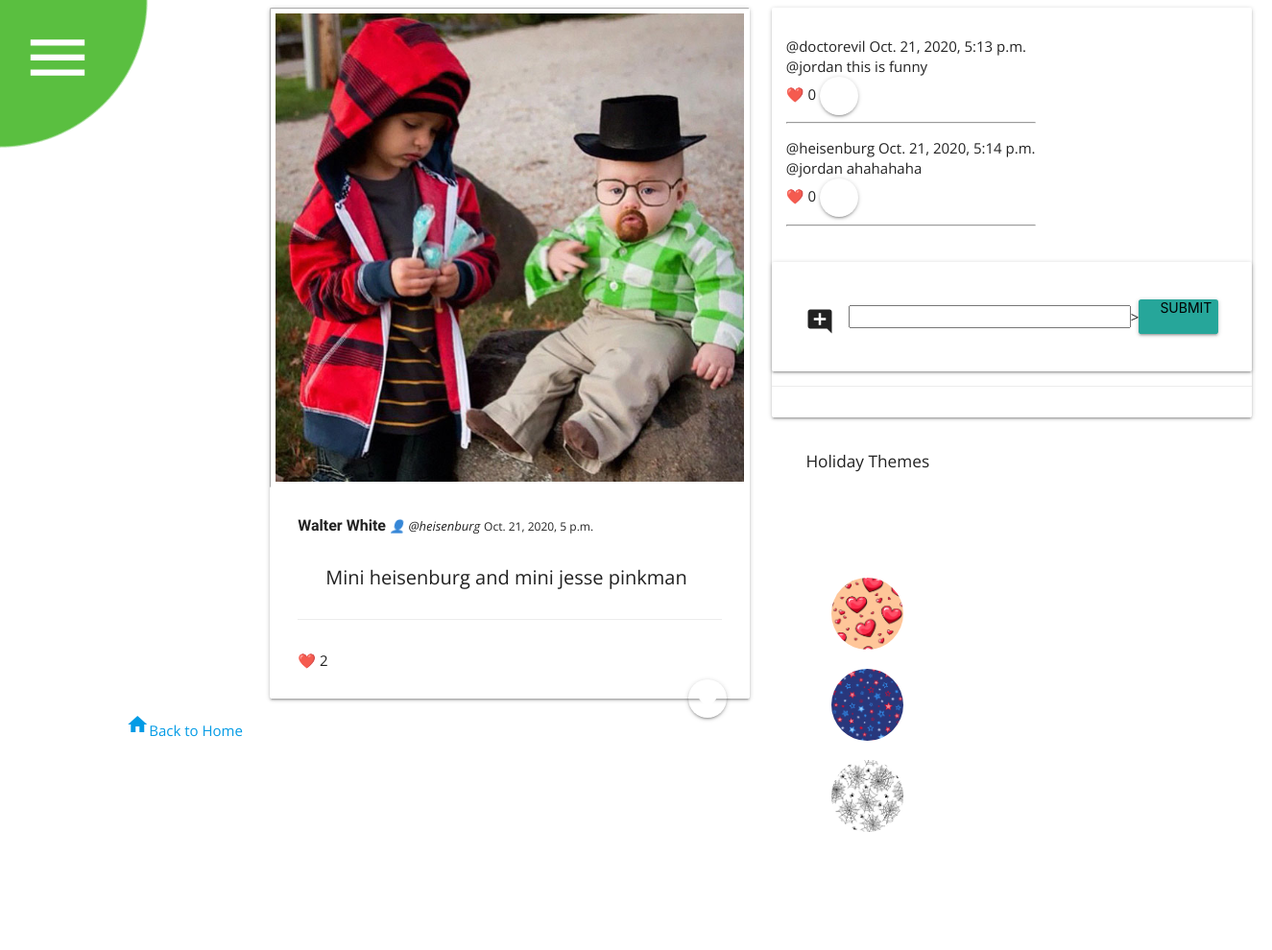
The page /post/13/ (signed in) on the database its author committed.
### post/models.py (models this page shows, shortened)
class Post(models.Model):
    photo = models.ImageField(upload_to="image")
    caption = models.CharField(max_length=250)
    date = models.DateTimeField(default=timezone.now)
    location = models.CharField(max_length=100, null=True, blank=True)
    likes = models.IntegerField(default=0)
    author = models.ForeignKey(InstaUser, on_delete=models.CASCADE)

class Comment(models.Model):
    post = models.ForeignKey(Post, on_delete=models.CASCADE)
    creator = models.ForeignKey(InstaUser, on_delete=models.CASCADE)
    text = models.TextField()
    date = models.DateTimeField(default=timezone.now)
    likes = models.IntegerField(default=0)
    dislikes = models.IntegerField(default=0)

### instauser/models.py (models this page shows)
class InstaUser(AbstractUser):
    display_name = models.CharField(max_length=40, unique=False)
    bio = models.CharField(max_length=100, blank=True, null=True)
    followers = models.ManyToManyField("self", symmetrical=False, blank=True, default='self')
    profile_pic = models.ImageField(upload_to='image', default='/media/image/default.jpg')
    email = models.EmailField(blank=True, null=True)
    REQUIRED_FIELDS = ['display_name']
    def __str__(self):
        return f"@{self.username}"

### post/views.py (the view, shortened to what this page needs)
# urls.py: path('post/<int:postid>/', PostDetailView, name='post_details'),
@login_required
def PostDetailView(request, postid):
    form = CommentForm
    comments = Comment.objects.filter(post=postid)
    post = Post.objects.get(pk=postid)
    return render(request, 'details.html', {'post':post, 'form':form, 'comments':comments})

### templates/details.html (shortened to what this page needs)
<html lang="en" id="htmltag" class="theme-vanilla">
{% include './partials/head.html' %}
<body id="body">
    <div >
        {% include './blobmenu.html' %}
    </div>
    <div id="details-background">
        <div class="row">
            <div class="col s12 m6">
                <div id="left" class="card">
                    <div class="card-image">
                        <img class="card-image postpic" src="{{ post.photo.url }}" alt="photo">
                    </div>
                    <div class="card-content">
                        <p class="display_name">{{ post.author.display_name }}</p>
                        <p class="username">👤 @{{ post.author.username }}</p>
                        <p class="date">{{ post.date }}</p>
                        <div class="card-content">
                            <p class="caption">{{ post.caption }}</p>
                        </div>
                        <div class="card-action"></div>
                        <p class="post-likes">❤️ {{ post.likes }}</p>
                        <a class="btn-floating halfway-fab waves-effect waves-light red" href="/post/{{ post.id }}/like/">
                            <i class="material-icons">favorite</i></a>
                        </div>
                    </div>
                    <span> <a href="/"><i class="material-icons">home</i>Back to Home</a></span>
                </div>
            </div>
            <div class="row">
                <div class="col s6">
                    <div id="right" class="card">
                        <div id="comments">
                            {% include "./partials/comment.html" %}
                        </div>
                        <form class="card-panel" action="" method="post">
                            <div class="input-field col s12 valign-wrapper">
                                <i class="material-icons prefix">add_comment</i>
                                <input type={{form.text}}>
                                <input class="btn-block waves-effect waves-light btn" type="submit" value="Submit">
                            </div>
                    </form>
                    <div class="card-action">
                    </div>
                </div>
                <div id="theme-container">
            <h6>Holiday Themes</h6>
            <button id="vanilla-button" class="theme-button" onclick="setTheme('theme-vanilla')"></button>
            <button id="feb-button" class="theme-button bg-2" onclick="setTheme('theme-valentinesDay')"></button>
            <button id="jul-button" class="theme-button bg-7" onclick="setTheme('theme-fourthOfJuly')"></button>
            <button id="oct-button" class="theme-button bg-10" onclick="setTheme('theme-halloween')"></button>
            <button id="dec-button" class="theme-button bg-12" onclick="setTheme('theme-christmas')"></button>
        </div>
            </div>
        </div>
    </div>
</body>
</html>

### templates/partials/comment.html (shortened to what this page needs)
<div class="comments">
        <ul>
            {% for comment in comments %}
                {% if comment.tweet.id == tweet.id %}
                    <li class="comment">
                        <p >{{comment.creator}} {{ comment.date }}</p><br>
                        <p >{{comment.text}}</p><br>
                        <p class="">❤️ {{ comment.likes }}</p>
                        <a class="btn-floating waves-effect waves-light red" href="/post/{{ post.id }}/{{ comment.id }}/like/">
                            <i class="material-icons">favorite</i></a>
                    <hr>
                    </li>
                {% endif %}
                {% empty %}
                    <li>No comments yet.</li>
            {% endfor %}
        </ul>
    </div>

### static/css/blob.css (style rules this page uses)
* { box-sizing: border-box; }
:root { --speed: 0.85; --primary: white; --size: 30; --ease: cubic-bezier(0.175, 0.885, 0.32, 1.275); }
body { background: #fafafa; font-family: 'Open Sans', sans-serif; min-height: 100vh; overflow-x: hidden; padding: 0; }

### static/css/style.css (style rules this page uses)
body { display: grid; grid-template-columns: 120px 50vw 50vw; font-family: 'Open Sans', sans-serif; line-height: 1.4; background-image: var(--bg); background-color: var(--color-primary); }
#body { background-image: var(--bg); background-color: var(--color-primary); font-family: 'Open Sans', sans-serif; line-height: 1.4; }
.btn-floating { background-color: var(--color-dark) !important; }
.postpic { max-width: 50vw; max-height: 50vw; border: 1px inset white; display: flex; image-rendering: crisp-edges; shape-image-threshold: auto; width: minmax(300px, 600px); }
.postpic { width: 500px; height: 500px; padding:5px; }
.caption { font-size: 20px; margin-left: 5px; color: var(--color-primary); }
.username { display:inline; color: var(--color-light); text-decoration: none; font-style: italic; font-size: small; align-self: flex-start; }
.display_name { display:inline; font-size:medium; font-weight: bold; text-decoration: none; align-self: flex-start; font-family: 'Sansita Swashed', cursive; color: var(--color-light); }
.date { font-size: 12px; display: inline; color: var(--color-mute); }
#details-background { display: flex; align-items: stretch; justify-content: left; align-content:space-around; }
.comments { display: flex; grid-column: 2; background-color: var(--color-light); }
#right { display: flex; width: 500px; flex-direction: column; background-color: var(--color-secondary); }
#left { display: flex; margin-left: 150px; flex-direction: column; background-color: var(--color-dark); }
.post-likes { display: inline; flex-direction: row; }
.card { width:500px; background-color: var(--color-secondary); color: var(--color-dark) !important; }
.card-content { margin: 5px; background-color: var(--color-secondary); }
#list-users img, p { display: inline; flex-direction: column; }
.theme-button { width: 75px; height: 75px; padding: 10px 20px; display: flex; flex-direction: row; font-size:small; margin:10px; border-radius: 100px; background-color: var(--color-light); border: 1px solid var(--color-primary); }
.bg-2 { background-image: url('/static/images/feb-theme-button.jpg'); background-size: contain; }
.bg-7 { background-image: url('/static/images/jul-theme-button.jpg'); background-size: contain; }
.bg-10 { background-image: url('/static/images/oct-theme-button.jpg'); background-size: contain; }
.bg-12 { background-image: url('/static/images/dec-theme-button.png'); background-size: contain; }
#theme-container { background-color: var(--color-primary); border: 2px solid var(--color-light); padding: 10px; width: 200px; display: grid; place-items: center; }
#theme-container h6 { color: var(--color-light) }
li.comment { margin: 15px; }

### rows shown on the page
Post: photo (picture), author.display_name "Walter White", author.username "heisenburg", date "Oct. 21, 2020, 5 p.m.", caption "Mini heisenburg and mini jesse pinkman", likes "2"
Comment: creator "@doctorevil", date "Oct. 21, 2020, 5:13 p.m.", text "@jordan this is funny", likes "0"
Comment: creator "@heisenburg", date "Oct. 21, 2020, 5:14 p.m.", text "@jordan ahahahaha", likes "0"
